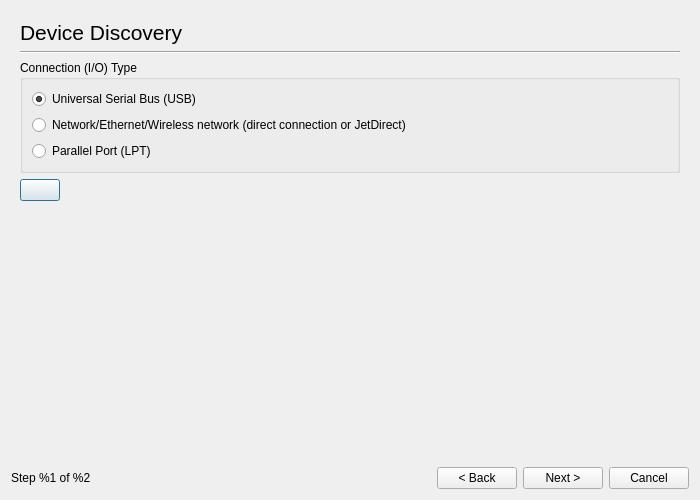
<ui version="4.0" >
 <class>Dialog</class>
 <widget class="QDialog" name="Dialog" >
  <property name="windowModality" >
   <enum>Qt::ApplicationModal</enum>
  </property>
  <property name="geometry" >
   <rect>
    <x>0</x>
    <y>0</y>
    <width>700</width>
    <height>500</height>
   </rect>
  </property>
  <property name="windowTitle" >
   <string>HP Device Manager - Setup</string>
  </property>
  <layout class="QGridLayout" >
   <item row="0" column="0" colspan="5" >
    <widget class="QStackedWidget" name="StackedWidget" >
     <property name="currentIndex" >
      <number>0</number>
     </property>
     <widget class="QWidget" name="DiscoveryPage" >
      <layout class="QGridLayout" >
       <item row="0" column="0" colspan="2" >
        <widget class="QLabel" name="label" >
         <property name="font" >
          <font>
           <pointsize>16</pointsize>
          </font>
         </property>
         <property name="text" >
          <string>Device Discovery</string>
         </property>
        </widget>
       </item>
       <item row="1" column="0" colspan="2" >
        <widget class="Line" name="line" >
         <property name="orientation" >
          <enum>Qt::Horizontal</enum>
         </property>
        </widget>
       </item>
       <item row="2" column="0" colspan="2" >
        <widget class="QGroupBox" name="groupBox" >
         <property name="title" >
          <string>Connection (I/O) Type</string>
         </property>
         <layout class="QGridLayout" >
          <item row="0" column="0" >
           <widget class="QRadioButton" name="UsbRadioButton" >
            <property name="text" >
             <string>Universal Serial Bus (USB)</string>
            </property>
            <property name="checked" >
             <bool>true</bool>
            </property>
           </widget>
          </item>
          <item row="1" column="0" >
           <widget class="QRadioButton" name="NetworkRadioButton" >
            <property name="text" >
             <string>Network/Ethernet/Wireless network (direct connection or JetDirect)</string>
            </property>
           </widget>
          </item>
          <item row="2" column="0" >
           <widget class="QRadioButton" name="ParallelRadioButton" >
            <property name="enabled" >
             <bool>true</bool>
            </property>
            <property name="text" >
             <string>Parallel Port (LPT)</string>
            </property>
           </widget>
          </item>
         </layout>
        </widget>
       </item>
       <item row="3" column="0" >
        <widget class="QPushButton" name="AdvancedButton" >
         <property name="text" >
          <string/>
         </property>
        </widget>
       </item>
       <item row="3" column="1" >
        <spacer>
         <property name="orientation" >
          <enum>Qt::Horizontal</enum>
         </property>
         <property name="sizeHint" >
          <size>
           <width>381</width>
           <height>20</height>
          </size>
         </property>
        </spacer>
       </item>
       <item row="4" column="0" colspan="2" >
        <widget class="QStackedWidget" name="AdvancedStackedWidget" >
         <property name="currentIndex" >
          <number>1</number>
         </property>
         <widget class="QWidget" name="page" >
          <layout class="QGridLayout" >
           <item row="0" column="0" >
            <widget class="QGroupBox" name="DiscoveryOptionsGroupBox" >
             <property name="title" >
              <string>Discovery Options</string>
             </property>
             <layout class="QGridLayout" >
              <item row="0" column="0" >
               <layout class="QHBoxLayout" >
                <item>
                 <widget class="QLabel" name="label_2" >
                  <property name="text" >
                   <string>Search term:</string>
                  </property>
                 </widget>
                </item>
                <item>
                 <widget class="QLineEdit" name="SearchLineEdit" />
                </item>
               </layout>
              </item>
              <item row="0" column="1" colspan="2" >
               <layout class="QHBoxLayout" >
                <item>
                 <widget class="QLabel" name="label_14" >
                  <property name="text" >
                   <string>Type:</string>
                  </property>
                 </widget>
                </item>
                <item>
                 <widget class="QComboBox" name="DeviceTypeComboBox" />
                </item>
               </layout>
              </item>
              <item row="1" column="0" >
               <layout class="QHBoxLayout" >
                <item>
                 <widget class="QLabel" name="NetworkDiscoveryMethodLabel" >
                  <property name="text" >
                   <string>Network discovery method:</string>
                  </property>
                 </widget>
                </item>
                <item>
                 <widget class="QComboBox" name="NetworkDiscoveryMethodComboBox" >
                  <item>
                   <property name="text" >
                    <string>SLP</string>
                   </property>
                  </item>
                  <item>
                   <property name="text" >
                    <string>mDNS/Bonjour</string>
                   </property>
                  </item>
                 </widget>
                </item>
               </layout>
              </item>
              <item row="1" column="1" >
               <layout class="QHBoxLayout" >
                <item>
                 <widget class="QLabel" name="NetworkTimeoutLabel" >
                  <property name="text" >
                   <string>Timeout:</string>
                  </property>
                 </widget>
                </item>
                <item>
                 <widget class="QSpinBox" name="NetworkTimeoutSpinBox" >
                  <property name="suffix" >
                   <string>sec</string>
                  </property>
                  <property name="minimum" >
                   <number>1</number>
                  </property>
                  <property name="maximum" >
                   <number>90</number>
                  </property>
                  <property name="value" >
                   <number>5</number>
                  </property>
                 </widget>
                </item>
               </layout>
              </item>
              <item row="1" column="2" >
               <layout class="QHBoxLayout" >
                <item>
                 <widget class="QLabel" name="NetworkTTLLabel" >
                  <property name="text" >
                   <string>TTL:</string>
                  </property>
                 </widget>
                </item>
                <item>
                 <widget class="QSpinBox" name="NetworkTTLSpinBox" >
                  <property name="suffix" >
                   <string/>
                  </property>
                  <property name="minimum" >
                   <number>1</number>
                  </property>
                  <property name="maximum" >
                   <number>8</number>
                  </property>
                  <property name="value" >
                   <number>4</number>
                  </property>
                 </widget>
                </item>
               </layout>
              </item>
             </layout>
            </widget>
           </item>
           <item row="1" column="0" >
            <widget class="QGroupBox" name="ManualGroupBox" >
             <property name="title" >
              <string>Manual Discovery</string>
             </property>
             <property name="checkable" >
              <bool>true</bool>
             </property>
             <layout class="QGridLayout" >
              <item row="0" column="0" >
               <widget class="QLabel" name="ManualParamLabel" >
                <property name="text" >
                 <string>Parameter:</string>
                </property>
               </widget>
              </item>
              <item row="0" column="1" >
               <widget class="QLineEdit" name="ManualParamLineEdit" />
              </item>
              <item row="0" column="2" >
               <widget class="QLabel" name="JetDirectLabel" >
                <property name="text" >
                 <string>Jetdirect port:</string>
                </property>
               </widget>
              </item>
              <item row="0" column="3" >
               <widget class="QSpinBox" name="JetDirectSpinBox" >
                <property name="minimum" >
                 <number>1</number>
                </property>
                <property name="maximum" >
                 <number>3</number>
                </property>
               </widget>
              </item>
             </layout>
            </widget>
           </item>
          </layout>
         </widget>
         <widget class="QWidget" name="page_4" />
        </widget>
       </item>
       <item row="5" column="0" colspan="2" >
        <spacer>
         <property name="orientation" >
          <enum>Qt::Vertical</enum>
         </property>
         <property name="sizeHint" >
          <size>
           <width>478</width>
           <height>20</height>
          </size>
         </property>
        </spacer>
       </item>
      </layout>
     </widget>
     <widget class="QWidget" name="page_2" >
      <layout class="QGridLayout" >
       <item row="0" column="0" colspan="2" >
        <widget class="QLabel" name="label_4" >
         <property name="font" >
          <font>
           <pointsize>16</pointsize>
          </font>
         </property>
         <property name="text" >
          <string>Select From Discovered Devices</string>
         </property>
        </widget>
       </item>
       <item row="1" column="0" colspan="3" >
        <widget class="Line" name="line_2" >
         <property name="orientation" >
          <enum>Qt::Horizontal</enum>
         </property>
        </widget>
       </item>
       <item row="2" column="0" colspan="3" >
        <widget class="QTableWidget" name="DevicesTableWidget" >
         <property name="alternatingRowColors" >
          <bool>true</bool>
         </property>
         <property name="selectionMode" >
          <enum>QAbstractItemView::SingleSelection</enum>
         </property>
         <property name="selectionBehavior" >
          <enum>QAbstractItemView::SelectRows</enum>
         </property>
         <property name="sortingEnabled" >
          <bool>false</bool>
         </property>
        </widget>
       </item>
       <item row="3" column="0" >
        <layout class="QHBoxLayout" >
         <item>
          <widget class="QLabel" name="DevicesFoundIcon" >
           <property name="sizePolicy" >
            <sizepolicy vsizetype="Fixed" hsizetype="Fixed" >
             <horstretch>0</horstretch>
             <verstretch>0</verstretch>
            </sizepolicy>
           </property>
           <property name="minimumSize" >
            <size>
             <width>16</width>
             <height>16</height>
            </size>
           </property>
           <property name="maximumSize" >
            <size>
             <width>16</width>
             <height>16</height>
            </size>
           </property>
           <property name="frameShape" >
            <enum>QFrame::NoFrame</enum>
           </property>
           <property name="text" >
            <string/>
           </property>
          </widget>
         </item>
         <item>
          <widget class="QLabel" name="DevicesFoundLabel" >
           <property name="sizePolicy" >
            <sizepolicy vsizetype="Preferred" hsizetype="Expanding" >
             <horstretch>0</horstretch>
             <verstretch>0</verstretch>
            </sizepolicy>
           </property>
           <property name="text" >
            <string>Found %1 devices on the %1 bus.</string>
           </property>
           <property name="wordWrap" >
            <bool>true</bool>
           </property>
          </widget>
         </item>
        </layout>
       </item>
       <item row="3" column="1" >
        <spacer>
         <property name="orientation" >
          <enum>Qt::Horizontal</enum>
         </property>
         <property name="sizeType" >
          <enum>QSizePolicy::Preferred</enum>
         </property>
         <property name="sizeHint" >
          <size>
           <width>21</width>
           <height>28</height>
          </size>
         </property>
        </spacer>
       </item>
       <item row="3" column="2" >
        <widget class="QPushButton" name="RefreshButton" >
         <property name="text" >
          <string>Refresh</string>
         </property>
        </widget>
       </item>
      </layout>
     </widget>
     <widget class="QWidget" name="page_3" >
      <layout class="QGridLayout" >
       <item row="0" column="0" >
        <widget class="QLabel" name="label_5" >
         <property name="font" >
          <font>
           <pointsize>16</pointsize>
          </font>
         </property>
         <property name="text" >
          <string>Setup Device</string>
         </property>
        </widget>
       </item>
       <item row="1" column="0" >
        <widget class="Line" name="line_3" >
         <property name="orientation" >
          <enum>Qt::Horizontal</enum>
         </property>
        </widget>
       </item>
       <item row="2" column="0" >
        <widget class="QGroupBox" name="groupBox_3" >
         <property name="title" >
          <string>Printer Setup</string>
         </property>
         <layout class="QGridLayout" >
          <item row="0" column="0" >
           <widget class="QLabel" name="label_6" >
            <property name="text" >
             <string>Printer name:</string>
            </property>
           </widget>
          </item>
          <item row="0" column="1" colspan="2" >
           <widget class="QLineEdit" name="PrinterNameLineEdit" />
          </item>
          <item row="1" column="0" >
           <widget class="QLabel" name="label_7" >
            <property name="text" >
             <string>Description:</string>
            </property>
           </widget>
          </item>
          <item row="1" column="1" colspan="2" >
           <widget class="QLineEdit" name="PrinterDescriptionLineEdit" />
          </item>
          <item row="2" column="0" >
           <widget class="QLabel" name="label_8" >
            <property name="text" >
             <string>Location:</string>
            </property>
           </widget>
          </item>
          <item row="2" column="1" colspan="2" >
           <widget class="QLineEdit" name="PrinterLocationLineEdit" />
          </item>
          <item row="3" column="0" >
           <widget class="QLabel" name="label_3" >
            <property name="text" >
             <string>PPD file:</string>
            </property>
           </widget>
          </item>
          <item row="3" column="1" >
           <widget class="QLineEdit" name="PPDFileLineEdit" >
            <property name="readOnly" >
             <bool>true</bool>
            </property>
           </widget>
          </item>
          <item row="3" column="2" >
           <widget class="QToolButton" name="OtherPPDButton" >
            <property name="text" >
             <string/>
            </property>
           </widget>
          </item>
         </layout>
        </widget>
       </item>
       <item row="3" column="0" >
        <widget class="QGroupBox" name="SetupFaxGroupBox" >
         <property name="title" >
          <string>Fax Setup</string>
         </property>
         <property name="checkable" >
          <bool>true</bool>
         </property>
         <layout class="QGridLayout" >
          <item row="0" column="0" >
           <widget class="QLabel" name="label_9" >
            <property name="text" >
             <string>Fax name:</string>
            </property>
           </widget>
          </item>
          <item row="0" column="1" colspan="3" >
           <widget class="QLineEdit" name="FaxNameLineEdit" />
          </item>
          <item row="1" column="0" >
           <widget class="QLabel" name="label_10" >
            <property name="text" >
             <string>Fax number:</string>
            </property>
           </widget>
          </item>
          <item row="1" column="1" >
           <widget class="QLineEdit" name="FaxNumberLineEdit" />
          </item>
          <item row="1" column="2" >
           <widget class="QLabel" name="label_11" >
            <property name="text" >
             <string>Name/company:</string>
            </property>
           </widget>
          </item>
          <item row="1" column="3" >
           <widget class="QLineEdit" name="NameCompanyLineEdit" />
          </item>
          <item row="2" column="0" >
           <widget class="QLabel" name="label_12" >
            <property name="text" >
             <string>Description:</string>
            </property>
           </widget>
          </item>
          <item row="2" column="1" colspan="3" >
           <widget class="QLineEdit" name="FaxDescriptionLineEdit" />
          </item>
          <item row="3" column="0" >
           <widget class="QLabel" name="label_13" >
            <property name="text" >
             <string>Location:</string>
            </property>
           </widget>
          </item>
          <item row="3" column="1" colspan="3" >
           <widget class="QLineEdit" name="FaxLocationLineEdit" />
          </item>
         </layout>
        </widget>
       </item>
       <item row="4" column="0" >
        <spacer>
         <property name="orientation" >
          <enum>Qt::Vertical</enum>
         </property>
         <property name="sizeHint" >
          <size>
           <width>341</width>
           <height>16</height>
          </size>
         </property>
        </spacer>
       </item>
       <item row="5" column="0" >
        <widget class="QCheckBox" name="SendTestPageCheckBox" >
         <property name="text" >
          <string>Send test page to printer</string>
         </property>
         <property name="checked" >
          <bool>false</bool>
         </property>
        </widget>
       </item>
      </layout>
     </widget>
     <widget class="QWidget" name="page_5" >
      <layout class="QGridLayout" >
       <item row="0" column="0" >
        <widget class="QLabel" name="label_15" >
         <property name="font" >
          <font>
           <pointsize>16</pointsize>
          </font>
         </property>
         <property name="text" >
          <string>Select Printer/Fax Queues to Remove</string>
         </property>
        </widget>
       </item>
       <item row="1" column="0" >
        <widget class="Line" name="line_4" >
         <property name="orientation" >
          <enum>Qt::Horizontal</enum>
         </property>
        </widget>
       </item>
       <item row="2" column="0" >
        <widget class="QTableWidget" name="RemoveDevicesTableWidget" >
         <property name="alternatingRowColors" >
          <bool>true</bool>
         </property>
         <property name="selectionMode" >
          <enum>QAbstractItemView::SingleSelection</enum>
         </property>
         <property name="selectionBehavior" >
          <enum>QAbstractItemView::SelectRows</enum>
         </property>
         <property name="sortingEnabled" >
          <bool>false</bool>
         </property>
        </widget>
       </item>
      </layout>
     </widget>
    </widget>
   </item>
   <item row="1" column="0" >
    <widget class="QLabel" name="StepText" >
     <property name="text" >
      <string>Step %1 of %2</string>
     </property>
    </widget>
   </item>
   <item row="1" column="1" >
    <spacer>
     <property name="orientation" >
      <enum>Qt::Horizontal</enum>
     </property>
     <property name="sizeHint" >
      <size>
       <width>181</width>
       <height>20</height>
      </size>
     </property>
    </spacer>
   </item>
   <item row="1" column="2" >
    <widget class="QPushButton" name="BackButton" >
     <property name="text" >
      <string>&lt; Back</string>
     </property>
    </widget>
   </item>
   <item row="1" column="3" >
    <widget class="QPushButton" name="NextButton" >
     <property name="text" >
      <string>Next ></string>
     </property>
    </widget>
   </item>
   <item row="1" column="4" >
    <widget class="QPushButton" name="CancelButton" >
     <property name="text" >
      <string>Cancel</string>
     </property>
    </widget>
   </item>
  </layout>
 </widget>
 <resources/>
 <connections/>
</ui>
